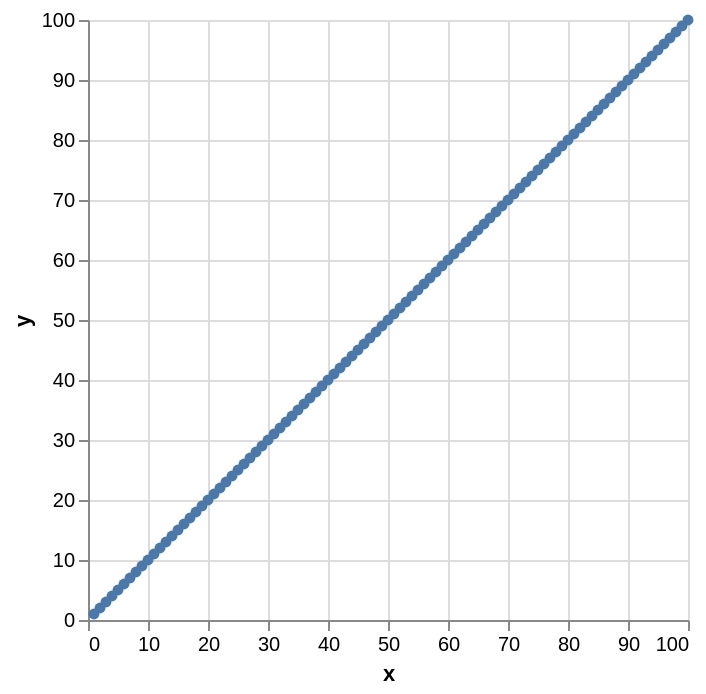

Here is the Vega-Lite specification saved for this chart:
### Vega-Lite specification from a JSON file in a GitHub repository (floating-point values rounded to 4 significant figures)
{"$schema": "https://vega.github.io/schema/vega-lite/v5.json", "data": {"values": [{"catX": "1", "x": 1, "y": 1}, {"catX": "2", "x": 2, "y": 2}, {"catX": "3", "x": 3, "y": 3}, {"catX": "4", "x": 4, "y": 4}, {"catX": "5", "x": 5, "y": 5}, {"catX": "6", "x": 6, "y": 6}, {"catX": "7", "x": 7, "y": 7}, {"catX": "8", "x": 8, "y": 8}, {"catX": "9", "x": 9, "y": 9}, {"catX": "10", "x": 10, "y": 10}, {"catX": "11", "x": 11, "y": 11}, {"catX": "12", "x": 12, "y": 12}, {"catX": "13", "x": 13, "y": 13}, {"catX": "14", "x": 14, "y": 14}, {"catX": "15", "x": 15, "y": 15}, {"catX": "16", "x": 16, "y": 16}, {"catX": "17", "x": 17, "y": 17}, {"catX": "18", "x": 18, "y": 18}, {"catX": "19", "x": 19, "y": 19}, {"catX": "20", "x": 20, "y": 20}, {"catX": "21", "x": 21, "y": 21}, {"catX": "22", "x": 22, "y": 22}, {"catX": "23", "x": 23, "y": 23}, {"catX": "24", "x": 24, "y": 24}, {"catX": "25", "x": 25, "y": 25}, {"catX": "26", "x": 26, "y": 26}, {"catX": "27", "x": 27, "y": 27}, {"catX": "28", "x": 28, "y": 28}, {"catX": "29", "x": 29, "y": 29}, {"catX": "30", "x": 30, "y": 30}, {"catX": "31", "x": 31, "y": 31}, {"catX": "32", "x": 32, "y": 32}, {"catX": "33", "x": 33, "y": 33}, {"catX": "34", "x": 34, "y": 34}, {"catX": "35", "x": 35, "y": 35}, {"catX": "36", "x": 36, "y": 36}, {"catX": "37", "x": 37, "y": 37}, {"catX": "38", "x": 38, "y": 38}, {"catX": "39", "x": 39, "y": 39}, {"catX": "40", "x": 40, "y": 40}, {"catX": "41", "x": 41, "y": 41}, {"catX": "42", "x": 42, "y": 42}, {"catX": "43", "x": 43, "y": 43}, {"catX": "44", "x": 44, "y": 44}, {"catX": "45", "x": 45, "y": 45}, {"catX": "46", "x": 46, "y": 46}, {"catX": "47", "x": 47, "y": 47}, {"catX": "48", "x": 48, "y": 48}, {"catX": "49", "x": 49, "y": 49}, {"catX": "50", "x": 50, "y": 50}, {"catX": "51", "x": 51, "y": 51}, {"catX": "52", "x": 52, "y": 52}, {"catX": "53", "x": 53, "y": 53}, {"catX": "54", "x": 54, "y": 54}, {"catX": "55", "x": 55, "y": 55}, {"catX": "56", "x": 56, "y": 56}, {"catX": "57", "x": 57, "y": 57}, {"catX": "58", "x": 58, "y": 58}, {"catX": "59", "x": 59, "y": 59}, {"catX": "60", "x": 60, "y": 60}, {"catX": "61", "x": 61, "y": 61}, {"catX": "62", "x": 62, "y": 62}, {"catX": "63", "x": 63, "y": 63}, {"catX": "64", "x": 64, "y": 64}, {"catX": "65", "x": 65, "y": 65}, {"catX": "66", "x": 66, "y": 66}, {"catX": "67", "x": 67, "y": 67}, {"catX": "68", "x": 68, "y": 68}, {"catX": "69", "x": 69, "y": 69}, {"catX": "70", "x": 70, "y": 70}, {"catX": "71", "x": 71, "y": 71}, {"catX": "72", "x": 72, "y": 72}, {"catX": "73", "x": 73, "y": 73}, {"catX": "74", "x": 74, "y": 74}, {"catX": "75", "x": 75, "y": 75}, {"catX": "76", "x": 76, "y": 76}, {"catX": "77", "x": 77, "y": 77}, {"catX": "78", "x": 78, "y": 78}, {"catX": "79", "x": 79, "y": 79}, {"catX": "80", "x": 80, "y": 80}, {"catX": "81", "x": 81, "y": 81}, {"catX": "82", "x": 82, "y": 82}, {"catX": "83", "x": 83, "y": 83}, {"catX": "84", "x": 84, "y": 84}, {"catX": "85", "x": 85, "y": 85}, {"catX": "86", "x": 86, "y": 86}, {"catX": "87", "x": 87, "y": 87}, {"catX": "88", "x": 88, "y": 88}, {"catX": "89", "x": 89, "y": 89}, {"catX": "90", "x": 90, "y": 90}, {"catX": "91", "x": 91, "y": 91}, {"catX": "92", "x": 92, "y": 92}, {"catX": "93", "x": 93, "y": 93}, {"catX": "94", "x": 94, "y": 94}, {"catX": "95", "x": 95, "y": 95}, {"catX": "96", "x": 96, "y": 96}, {"catX": "97", "x": 97, "y": 97}, {"catX": "98", "x": 98, "y": 98}, {"catX": "99", "x": 99, "y": 99}, {"catX": "100", "x": 100, "y": 100}]}, "encoding": {"x": {"field": "x", "type": "quantitative"}, "y": {"field": "y", "type": "quantitative"}}, "mark": {"point": true, "type": "line"}}
